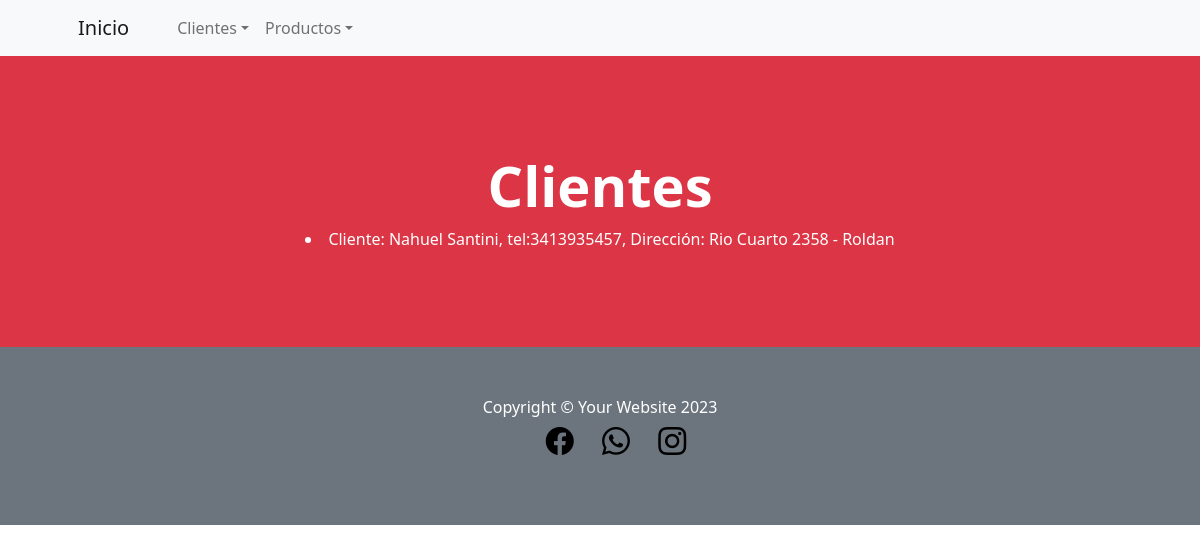
/SanApp/leerCliente/, run on an earlier commit of the app's database.
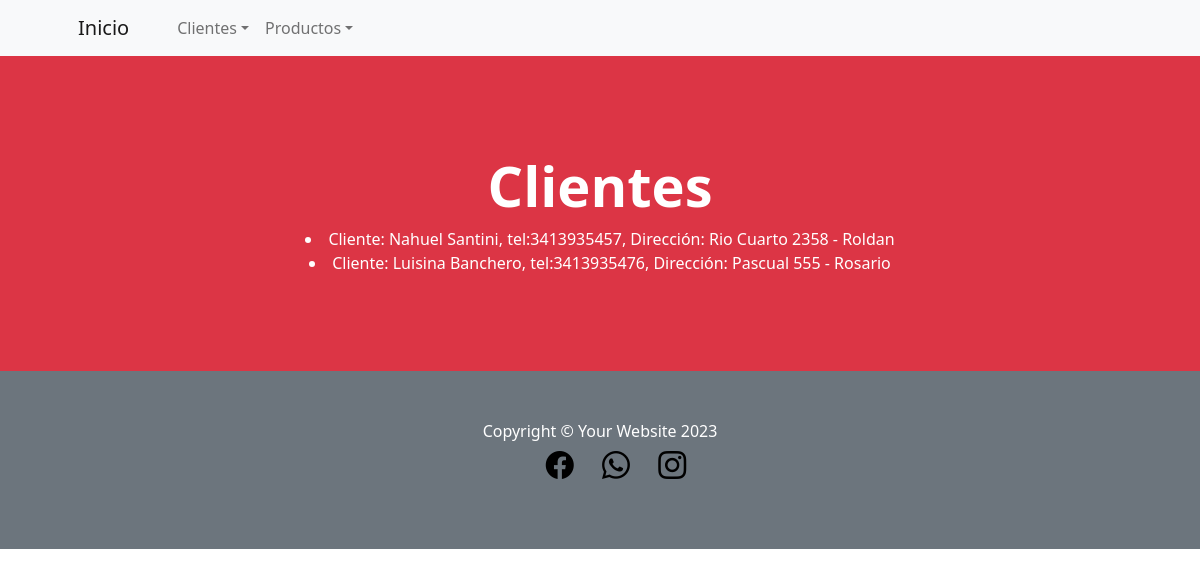
And on a later commit of the database.
### SanApp/models.py (models this page shows)
class Cliente(models.Model):
    nombre = models.CharField(max_length=50)
    apellido = models.CharField(max_length=50)
    celular = models.IntegerField()
    direccion = models.CharField(max_length=50)
    localidad = models.CharField(max_length=50)
    def __str__(self):
        return f"Cliente: {self.nombre} {self.apellido}, tel:{self.celular}, Dirección: {self.direccion} - {self.localidad}"

### SanApp/views.py (the view)
# urls.py: path('leerCliente/', views.leer_cliente, name="Leer_cliente"),
def leer_cliente(request):
    cliente = Cliente.objects.all()
    contexto = {"cliente":cliente}
    return render(request, "SanApp/leer_cliente.html", contexto)

### SanApp/templates/SanApp/leer_cliente.html (shortened to what this page needs)
{% extends 'SanApp/base.html' %}
{% load static %}
{% block contenidoQueCambia %}
<header class="bg-danger py-5">
    <div class="container px-4 px-lg-5 my-5">
        <div class="text-center text-white">
            <h1 class="display-4 fw-bolder">Clientes</h1>
            <p class="lead fw-normal text-white-50 mb-0">
                {% for x in cliente %}
                <li>{{x}}</li>
                {% endfor %}</p>
        </div>
    </div>
</header>
    <body>
    </body>
</html>
{% endblock %}

### SanApp/templates/SanApp/base.html (shortened to what this page needs)
<!DOCTYPE html>
 <html lang="en">
    {% load static %}
     <head>
         <link href="https://cdn.jsdelivr.net/npm/bootstrap-icons@1.5.0/font/bootstrap-icons.css" rel="stylesheet" />
         <link href="{%static 'SanApp/css/styles.css' %}" rel="stylesheet" />
     </head>
     <body>
         <nav class="navbar navbar-expand-lg navbar-light bg-light">
             <div class="container px-4 px-lg-5">
                 <a class="navbar-brand" href="{% url 'Inicio' %}">Inicio</a></li>
                 <div class="collapse navbar-collapse" id="navbarSupportedContent">
                     <ul class="navbar-nav me-auto mb-2 mb-lg-0 ms-lg-4">
                         <li class="nav-item dropdown">
                            <a class="nav-link dropdown-toggle" id="navbarDropdown" href="#" role="button" data-bs-toggle="dropdown" aria-expanded="false">Clientes</a>
                            <li class="nav-item dropdown">
                             <a class="nav-link dropdown-toggle" id="navbarDropdown" href="#" role="button" data-bs-toggle="dropdown" aria-expanded="false">Productos</a>
                         </li>
                     </ul>
                 </div>
             </div>
         </nav>
         {% block contenidoQueCambia %}
         {% endblock %}
         <footer class="py-5 bg-secondary">
             <div class="container"><p class="m-0 text-center text-white">Copyright &copy; Your Website 2023</p>
                <div class="m-0 text-center">
                    <ul>
                        <li class="list-inline-item me-4">
                            <a href="#!"><i class="bi-facebook fs-3" style="color: rgb(0, 0, 0)"></i></a>
                        </li>
                        <li class="list-inline-item me-4">
                            <a href="#!"><i class="bi-whatsapp fs-3" style="color: rgb(0, 0, 0)"></i></a>
                        </li>
                        <li class="list-inline-item">
                            <a href="#!"><i class="bi-instagram fs-3" style="color: rgb(0, 0, 0)"></i></a>
                        </li>
                    </ul>
                </div>
            </div>
         </footer>
     </body>
 </html>

What changed in the data, as far as the page shows it:
added Cliente: nombre+apellido+celular "Cliente: Luisina Banchero, tel:3413935476, Dirección: Pascual 555 - Rosario"
